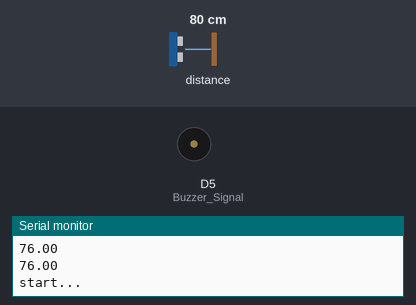
Simulated run of this sketch. Board: ESP8266 (NodeMCU). Shown: buzzer (waves = sounding, pin HIGH), the last lines printed to the serial monitor. The test bench sets the inputs (shaded band); at power-on: distance to the obstacle 80 cm.

Above: at 1.2 s.
1.3 s: distance to the obstacle set to 198 cm
11.6 s: distance to the obstacle set to 206 cm
At 20.5 s:
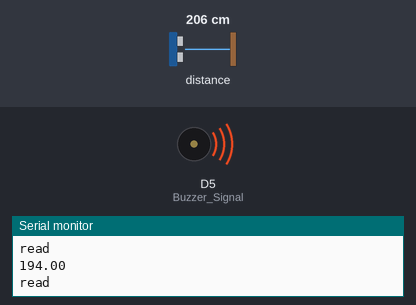
23.1 s: distance to the obstacle set to 2 cm
At 30.8 s:
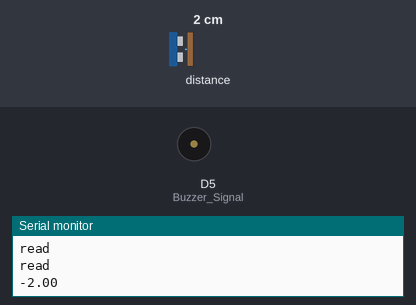
31.7 s: distance to the obstacle set to 250 cm
At 40.9 s:
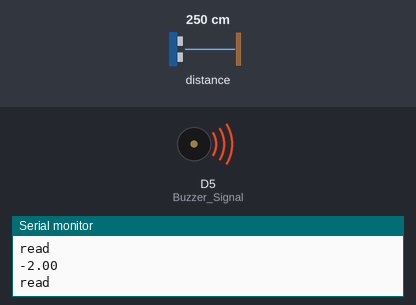
Timing chart, 0 to 42.4 s (numbered marks = the images above; inputs shaded):
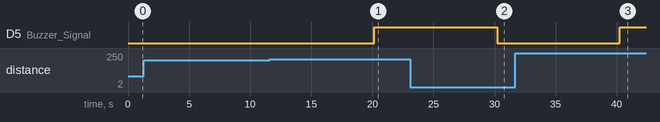

Measured:
- the behaviour switches between 200 and 201 cm on distance to the obstacle (found by bisection; images 0 and 1)
- after the input at 11.6 s, D5 (Buzzer_Signal): LOW → HIGH after 8.6 s
- after the input at 23.1 s, D5 (Buzzer_Signal): HIGH → LOW after 7.1 s
- after the input at 31.7 s, D5 (Buzzer_Signal): LOW → HIGH after 8.5 s

The sketch:

Esp2.ino
```cpp
#include <ESP8266WiFi.h>
#include <espnow.h>
#include <Wire.h>
#include <Adafruit_VL53L0X.h>

#define Buzzer_Signal D5

Adafruit_VL53L0X lox;

uint8_t receiverMAC[] = { 0x00, 0x00, 0x00, 0x00, 0x00, 0x00 }; // mac address

bool reqData = false;
struct SensorData {
    short id;
    float temperature;
};
bool flag[2] = {0,0};
float arr[3];
short i = 0;
unsigned long timerReading;

float avg(){
  return (arr[0]+arr[1]+arr[2])/3.0;
}

float reading(){
    VL53L0X_RangingMeasurementData_t measure;
    lox.rangingTest(&measure, false); // Get the measurement
    if (measure.RangeStatus != 4 && measure.RangeMilliMeter  != 8191) { // Check if measurement was successful
      float correctedDistance = (measure.RangeMilliMeter - 40)/10.0;  // Apply the 40mm offset
      flag[0] = false;
      Serial.println(correctedDistance);

      return correctedDistance;
    } else {
      //set err flag
      flag[0] = true;
      return avg();
    }

}


void OnDataRecv(uint8_t *mac_addr, uint8_t *incomingData, uint8_t len) {
    uint8_t msg = *incomingData;
    if(msg == 1){
      reqData = true;
    }
    Serial.print("msg receved");
    Serial.println(msg);
}


void OnDataSent(uint8_t *mac_addr, uint8_t sendStatus) {
    Serial.print("Delivery Status: ");
    Serial.println(sendStatus == 0 ? "Success" : "Fail");
}

void setup() {
    Serial.begin(9600);
    Serial.println("setup started");

    Wire.begin(D7, D8); // Set SDA to D7 , SCL to D8
    Serial.println("setup started2");
    if (!lox.begin()) {
          Serial.println("tof not working");
          ESP.restart();
    }else{
          Serial.println("tof working");
    }

    WiFi.mode(WIFI_STA);

    if (esp_now_init() != 0) {
        Serial.println("ESP-NOW Init Failed!");
        return;
    }

    esp_now_set_self_role(ESP_NOW_ROLE_COMBO);
    esp_now_register_send_cb(OnDataSent);
    esp_now_register_recv_cb(OnDataRecv);
    esp_now_add_peer(receiverMAC, ESP_NOW_ROLE_COMBO, 1, NULL, 0);
    arr[0] = reading();
    arr[1] = reading();
    arr[2] = reading();
    timerReading = millis();
    pinMode(Buzzer_Signal,OUTPUT);
    digitalWrite(Buzzer_Signal , LOW);
    Serial.println("start...");

}

void loop() {
    if(flag[0]||flag[1]){
        digitalWrite(Buzzer_Signal , HIGH);
        delay(100);
    }else{
        digitalWrite(Buzzer_Signal , LOW);
    }
  if(millis() - timerReading > 10000){
    Serial.println("read");
    arr[i] = reading();
    i = (i+1)%3;
    timerReading = millis();
  }
  if(reqData){
    Serial.println("req");
    SensorData data;
    delay(500);
    data.id = 1;
    data.temperature = avg();
    esp_now_send(receiverMAC, (uint8_t *)&data, sizeof(data));
    reqData = false;
  }


}
```
